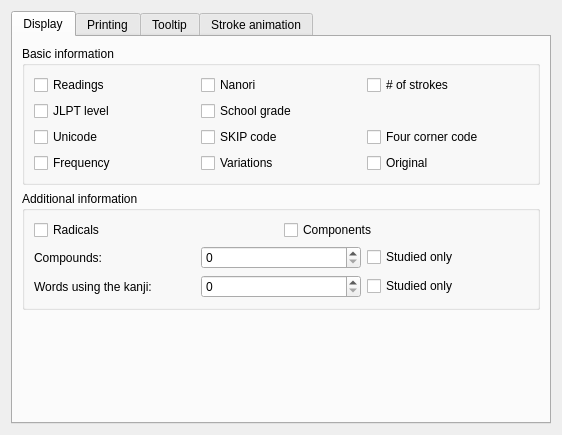
<?xml version="1.0" encoding="UTF-8"?>
<ui version="4.0">
 <class>Kanjidic2Preferences</class>
 <widget class="QWidget" name="Kanjidic2Preferences">
  <property name="geometry">
   <rect>
    <x>0</x>
    <y>0</y>
    <width>562</width>
    <height>435</height>
   </rect>
  </property>
  <property name="windowTitle">
   <string>Form</string>
  </property>
  <layout class="QVBoxLayout" name="verticalLayout_4">
   <item>
    <widget class="QTabWidget" name="tabWidget">
     <property name="currentIndex">
      <number>0</number>
     </property>
     <widget class="QWidget" name="displayTab">
      <attribute name="title">
       <string>Display</string>
      </attribute>
      <layout class="QVBoxLayout" name="verticalLayout_6">
       <item>
        <widget class="QGroupBox" name="groupBox">
         <property name="title">
          <string>Basic information</string>
         </property>
         <layout class="QGridLayout" name="gridLayout">
          <item row="0" column="0">
           <widget class="QCheckBox" name="showReadings">
            <property name="text">
             <string>Readings</string>
            </property>
           </widget>
          </item>
          <item row="2" column="0">
           <widget class="QCheckBox" name="showUnicode">
            <property name="text">
             <string>Unicode</string>
            </property>
           </widget>
          </item>
          <item row="2" column="1">
           <widget class="QCheckBox" name="showSKIP">
            <property name="text">
             <string>SKIP code</string>
            </property>
           </widget>
          </item>
          <item row="0" column="2">
           <widget class="QCheckBox" name="showStrokesNumber">
            <property name="text">
             <string># of strokes</string>
            </property>
           </widget>
          </item>
          <item row="0" column="1">
           <widget class="QCheckBox" name="showNanori">
            <property name="text">
             <string>Nanori</string>
            </property>
           </widget>
          </item>
          <item row="3" column="2">
           <widget class="QCheckBox" name="showVariationOf">
            <property name="text">
             <string>Original</string>
            </property>
           </widget>
          </item>
          <item row="3" column="1">
           <widget class="QCheckBox" name="showVariations">
            <property name="text">
             <string>Variations</string>
            </property>
           </widget>
          </item>
          <item row="3" column="0">
           <widget class="QCheckBox" name="showFrequency">
            <property name="text">
             <string>Frequency</string>
            </property>
           </widget>
          </item>
          <item row="2" column="2">
           <widget class="QCheckBox" name="showFourCorner">
            <property name="text">
             <string>Four corner code</string>
            </property>
           </widget>
          </item>
          <item row="1" column="0">
           <widget class="QCheckBox" name="showJLPT">
            <property name="text">
             <string>JLPT level</string>
            </property>
           </widget>
          </item>
          <item row="1" column="1">
           <widget class="QCheckBox" name="showGrade">
            <property name="text">
             <string>School grade</string>
            </property>
           </widget>
          </item>
         </layout>
        </widget>
       </item>
       <item>
        <widget class="QGroupBox" name="groupBox_2">
         <property name="title">
          <string>Additional information</string>
         </property>
         <layout class="QVBoxLayout" name="verticalLayout_5">
          <item>
           <layout class="QGridLayout" name="gridLayout_2">
            <item row="0" column="0">
             <widget class="QCheckBox" name="showRadicals">
              <property name="text">
               <string>Radicals</string>
              </property>
             </widget>
            </item>
            <item row="0" column="1">
             <widget class="QCheckBox" name="showComponents">
              <property name="text">
               <string>Components</string>
              </property>
             </widget>
            </item>
           </layout>
          </item>
          <item>
           <layout class="QHBoxLayout" name="horizontalLayout_3">
            <item>
             <widget class="QLabel" name="label_4">
              <property name="text">
               <string>Compounds:</string>
              </property>
             </widget>
            </item>
            <item>
             <widget class="QSpinBox" name="maxCompounds">
              <property name="maximum">
               <number>1000</number>
              </property>
             </widget>
            </item>
            <item>
             <widget class="QCheckBox" name="showOnlyStudiedCompounds">
              <property name="text">
               <string>Studied only</string>
              </property>
             </widget>
            </item>
           </layout>
          </item>
          <item>
           <layout class="QHBoxLayout" name="horizontalLayout_7">
            <item>
             <widget class="QLabel" name="label_5">
              <property name="text">
               <string>Words using the kanji:</string>
              </property>
             </widget>
            </item>
            <item>
             <widget class="QSpinBox" name="maxWords">
              <property name="maximum">
               <number>1000</number>
              </property>
             </widget>
            </item>
            <item>
             <widget class="QCheckBox" name="showOnlyStudiedVocab">
              <property name="text">
               <string>Studied only</string>
              </property>
             </widget>
            </item>
           </layout>
          </item>
         </layout>
        </widget>
       </item>
       <item>
        <spacer name="verticalSpacer_3">
         <property name="orientation">
          <enum>Qt::Vertical</enum>
         </property>
         <property name="sizeHint" stdset="0">
          <size>
           <width>20</width>
           <height>40</height>
          </size>
         </property>
        </spacer>
       </item>
      </layout>
     </widget>
     <widget class="QWidget" name="printingTab">
      <attribute name="title">
       <string>Printing</string>
      </attribute>
      <layout class="QVBoxLayout" name="verticalLayout_3">
       <item>
        <widget class="QGroupBox" name="groupBox_3">
         <property name="title">
          <string>Kanji information</string>
         </property>
         <layout class="QGridLayout" name="gridLayout_4">
          <item row="0" column="0">
           <widget class="QCheckBox" name="printMeanings">
            <property name="text">
             <string>Meaning</string>
            </property>
           </widget>
          </item>
          <item row="0" column="1">
           <widget class="QCheckBox" name="printOnyomi">
            <property name="text">
             <string>Onyomi</string>
            </property>
           </widget>
          </item>
          <item row="0" column="2">
           <widget class="QCheckBox" name="printKunyomi">
            <property name="text">
             <string>Kunyomi</string>
            </property>
           </widget>
          </item>
          <item row="1" column="0">
           <widget class="QCheckBox" name="printComponents">
            <property name="text">
             <string>Components</string>
            </property>
           </widget>
          </item>
          <item row="1" column="1">
           <widget class="QCheckBox" name="printOnlyStudiedComponents">
            <property name="enabled">
             <bool>false</bool>
            </property>
            <property name="text">
             <string>Only studied components</string>
            </property>
           </widget>
          </item>
          <item row="2" column="0">
           <layout class="QHBoxLayout" name="horizontalLayout_8">
            <item>
             <widget class="QSpinBox" name="maxWordsPrint"/>
            </item>
            <item>
             <widget class="QLabel" name="label_9">
              <property name="text">
               <string>words</string>
              </property>
             </widget>
            </item>
           </layout>
          </item>
          <item row="2" column="1">
           <widget class="QCheckBox" name="printOnlyStudiedVocab">
            <property name="text">
             <string>Only studied words</string>
            </property>
           </widget>
          </item>
         </layout>
        </widget>
       </item>
       <item>
        <widget class="QGroupBox" name="groupBox_5">
         <property name="title">
          <string>Kanji drawing style</string>
         </property>
         <layout class="QVBoxLayout" name="verticalLayout_8">
          <item>
           <layout class="QHBoxLayout" name="horizontalLayout_5">
            <item>
             <widget class="QRadioButton" name="handWritingButton">
              <property name="text">
               <string>Handwriting</string>
              </property>
             </widget>
            </item>
            <item>
             <widget class="QRadioButton" name="fontButton">
              <property name="text">
               <string>Default font</string>
              </property>
             </widget>
            </item>
           </layout>
          </item>
          <item>
           <layout class="QHBoxLayout" name="horizontalLayout_6">
            <item>
             <widget class="QLabel" name="label_3">
              <property name="text">
               <string>Kanji header size:</string>
              </property>
             </widget>
            </item>
            <item>
             <widget class="QSpinBox" name="kanjiPrintSize">
              <property name="minimum">
               <number>1</number>
              </property>
              <property name="maximum">
               <number>300</number>
              </property>
             </widget>
            </item>
           </layout>
          </item>
         </layout>
        </widget>
       </item>
       <item>
        <widget class="QGroupBox" name="groupBox_6">
         <property name="title">
          <string>Preview</string>
         </property>
         <layout class="QVBoxLayout" name="verticalLayout_9">
          <item>
           <widget class="QScrollArea" name="printPreviewScrollArea">
            <property name="verticalScrollBarPolicy">
             <enum>Qt::ScrollBarAlwaysOn</enum>
            </property>
            <property name="horizontalScrollBarPolicy">
             <enum>Qt::ScrollBarAlwaysOff</enum>
            </property>
            <property name="widgetResizable">
             <bool>true</bool>
            </property>
            <widget class="QWidget" name="scrollAreaWidgetContents">
             <property name="geometry">
              <rect>
               <x>0</x>
               <y>0</y>
               <width>496</width>
               <height>136</height>
              </rect>
             </property>
             <layout class="QVBoxLayout" name="verticalLayout_7">
              <item>
               <widget class="QLabel" name="previewLabel">
                <property name="palette">
                 <palette>
                  <active>
                   <colorrole role="Window">
                    <brush brushstyle="SolidPattern">
                     <color alpha="255">
                      <red>255</red>
                      <green>255</green>
                      <blue>255</blue>
                     </color>
                    </brush>
                   </colorrole>
                  </active>
                  <inactive>
                   <colorrole role="Window">
                    <brush brushstyle="SolidPattern">
                     <color alpha="255">
                      <red>255</red>
                      <green>255</green>
                      <blue>255</blue>
                     </color>
                    </brush>
                   </colorrole>
                  </inactive>
                  <disabled>
                   <colorrole role="Window">
                    <brush brushstyle="SolidPattern">
                     <color alpha="255">
                      <red>255</red>
                      <green>255</green>
                      <blue>255</blue>
                     </color>
                    </brush>
                   </colorrole>
                  </disabled>
                 </palette>
                </property>
                <property name="autoFillBackground">
                 <bool>true</bool>
                </property>
                <property name="text">
                 <string/>
                </property>
                <property name="pixmap">
                 <pixmap resource="../../../tagainijisho.qrc">:/images/tagainijisho.png</pixmap>
                </property>
                <property name="alignment">
                 <set>Qt::AlignCenter</set>
                </property>
               </widget>
              </item>
             </layout>
            </widget>
           </widget>
          </item>
         </layout>
        </widget>
       </item>
      </layout>
     </widget>
     <widget class="QWidget" name="tab">
      <attribute name="title">
       <string>Tooltip</string>
      </attribute>
      <layout class="QVBoxLayout" name="verticalLayout_10">
       <item>
        <widget class="QGroupBox" name="kanjiTooltipEnabled">
         <property name="title">
          <string>Kanji tooltip enabled</string>
         </property>
         <property name="checkable">
          <bool>true</bool>
         </property>
         <layout class="QGridLayout" name="gridLayout_5">
          <item row="3" column="1">
           <widget class="QCheckBox" name="tooltipShowSKIP">
            <property name="text">
             <string>SKIP code</string>
            </property>
           </widget>
          </item>
          <item row="0" column="0">
           <widget class="QCheckBox" name="tooltipShowScore">
            <property name="text">
             <string>Score</string>
            </property>
           </widget>
          </item>
          <item row="0" column="1">
           <widget class="QCheckBox" name="tooltipShowStrokesNumber">
            <property name="text">
             <string># of strokes</string>
            </property>
           </widget>
          </item>
          <item row="3" column="0">
           <widget class="QCheckBox" name="tooltipShowUnicode">
            <property name="text">
             <string>Unicode</string>
            </property>
           </widget>
          </item>
          <item row="2" column="2">
           <widget class="QCheckBox" name="tooltipShowFrequency">
            <property name="text">
             <string>Frequency</string>
            </property>
           </widget>
          </item>
          <item row="2" column="1">
           <widget class="QCheckBox" name="tooltipShowGrade">
            <property name="text">
             <string>School grade</string>
            </property>
           </widget>
          </item>
          <item row="2" column="0">
           <widget class="QCheckBox" name="tooltipShowJLPT">
            <property name="text">
             <string>JLPT level</string>
            </property>
           </widget>
          </item>
          <item row="3" column="2">
           <widget class="QCheckBox" name="tooltipShowFourCorner">
            <property name="text">
             <string>Four corner code</string>
            </property>
           </widget>
          </item>
         </layout>
        </widget>
       </item>
       <item>
        <spacer name="verticalSpacer_4">
         <property name="orientation">
          <enum>Qt::Vertical</enum>
         </property>
         <property name="sizeHint" stdset="0">
          <size>
           <width>20</width>
           <height>273</height>
          </size>
         </property>
        </spacer>
       </item>
      </layout>
     </widget>
     <widget class="QWidget" name="animationTab">
      <attribute name="title">
       <string>Stroke animation</string>
      </attribute>
      <layout class="QVBoxLayout" name="verticalLayout_2">
       <item>
        <layout class="QHBoxLayout" name="animationLayout">
         <item>
          <layout class="QVBoxLayout" name="verticalLayout">
           <item>
            <layout class="QGridLayout" name="gridLayout_3">
             <item row="0" column="0">
              <widget class="QLabel" name="label_6">
               <property name="text">
                <string>Size:</string>
               </property>
              </widget>
             </item>
             <item row="0" column="1">
              <widget class="QSpinBox" name="animSize">
               <property name="minimum">
                <number>10</number>
               </property>
               <property name="maximum">
                <number>500</number>
               </property>
              </widget>
             </item>
             <item row="1" column="0">
              <widget class="QLabel" name="label">
               <property name="text">
                <string>Drawing speed:</string>
               </property>
              </widget>
             </item>
             <item row="1" column="1">
              <layout class="QHBoxLayout" name="horizontalLayout">
               <item>
                <widget class="QCheckBox" name="animSpeedDefault">
                 <property name="text">
                  <string>Default</string>
                 </property>
                </widget>
               </item>
               <item>
                <widget class="QSlider" name="animSpeedSlider">
                 <property name="minimum">
                  <number>1</number>
                 </property>
                 <property name="maximum">
                  <number>100</number>
                 </property>
                 <property name="orientation">
                  <enum>Qt::Horizontal</enum>
                 </property>
                </widget>
               </item>
              </layout>
             </item>
             <item row="2" column="0">
              <widget class="QLabel" name="label_2">
               <property name="text">
                <string>Pause between strokes:</string>
               </property>
              </widget>
             </item>
             <item row="2" column="1">
              <layout class="QHBoxLayout" name="horizontalLayout_2">
               <item>
                <widget class="QCheckBox" name="animDelayDefault">
                 <property name="text">
                  <string>Default</string>
                 </property>
                </widget>
               </item>
               <item>
                <widget class="QSlider" name="animDelaySlider">
                 <property name="maximum">
                  <number>100</number>
                 </property>
                 <property name="orientation">
                  <enum>Qt::Horizontal</enum>
                 </property>
                </widget>
               </item>
              </layout>
             </item>
            </layout>
           </item>
           <item>
            <spacer name="verticalSpacer_2">
             <property name="orientation">
              <enum>Qt::Vertical</enum>
             </property>
             <property name="sizeHint" stdset="0">
              <size>
               <width>20</width>
               <height>40</height>
              </size>
             </property>
            </spacer>
           </item>
          </layout>
         </item>
         <item>
          <spacer name="horizontalSpacer">
           <property name="orientation">
            <enum>Qt::Horizontal</enum>
           </property>
           <property name="sizeHint" stdset="0">
            <size>
             <width>40</width>
             <height>20</height>
            </size>
           </property>
          </spacer>
         </item>
        </layout>
       </item>
       <item>
        <widget class="QGroupBox" name="groupBox_4">
         <property name="title">
          <string>Animation playback</string>
         </property>
         <layout class="QVBoxLayout" name="verticalLayout_11">
          <item>
           <widget class="QCheckBox" name="autoStartAnim">
            <property name="text">
             <string>Play animation when the kanji popup appears</string>
            </property>
           </widget>
          </item>
          <item>
           <layout class="QHBoxLayout" name="horizontalLayout_4">
            <item>
             <widget class="QLabel" name="label_7">
              <property name="sizePolicy">
               <sizepolicy hsizetype="Maximum" vsizetype="Preferred">
                <horstretch>0</horstretch>
                <verstretch>0</verstretch>
               </sizepolicy>
              </property>
              <property name="text">
               <string>Loop animation after:</string>
              </property>
             </widget>
            </item>
            <item>
             <widget class="QSpinBox" name="animationLoopDelay">
              <property name="specialValueText">
               <string>Do not loop</string>
              </property>
              <property name="suffix">
               <string> seconds</string>
              </property>
              <property name="minimum">
               <number>-1</number>
              </property>
              <property name="value">
               <number>-1</number>
              </property>
             </widget>
            </item>
           </layout>
          </item>
         </layout>
        </widget>
       </item>
       <item>
        <spacer name="verticalSpacer">
         <property name="orientation">
          <enum>Qt::Vertical</enum>
         </property>
         <property name="sizeHint" stdset="0">
          <size>
           <width>20</width>
           <height>199</height>
          </size>
         </property>
        </spacer>
       </item>
      </layout>
     </widget>
    </widget>
   </item>
  </layout>
 </widget>
 <tabstops>
  <tabstop>tabWidget</tabstop>
  <tabstop>showReadings</tabstop>
  <tabstop>showNanori</tabstop>
  <tabstop>showStrokesNumber</tabstop>
  <tabstop>showJLPT</tabstop>
  <tabstop>showGrade</tabstop>
  <tabstop>showUnicode</tabstop>
  <tabstop>showSKIP</tabstop>
  <tabstop>showFourCorner</tabstop>
  <tabstop>showFrequency</tabstop>
  <tabstop>showVariations</tabstop>
  <tabstop>showVariationOf</tabstop>
  <tabstop>showRadicals</tabstop>
  <tabstop>showComponents</tabstop>
  <tabstop>maxCompounds</tabstop>
  <tabstop>showOnlyStudiedCompounds</tabstop>
  <tabstop>maxWords</tabstop>
  <tabstop>showOnlyStudiedVocab</tabstop>
  <tabstop>printMeanings</tabstop>
  <tabstop>printOnyomi</tabstop>
  <tabstop>printKunyomi</tabstop>
  <tabstop>printComponents</tabstop>
  <tabstop>printOnlyStudiedComponents</tabstop>
  <tabstop>maxWordsPrint</tabstop>
  <tabstop>printOnlyStudiedVocab</tabstop>
  <tabstop>handWritingButton</tabstop>
  <tabstop>fontButton</tabstop>
  <tabstop>kanjiPrintSize</tabstop>
  <tabstop>printPreviewScrollArea</tabstop>
  <tabstop>kanjiTooltipEnabled</tabstop>
  <tabstop>tooltipShowScore</tabstop>
  <tabstop>tooltipShowStrokesNumber</tabstop>
  <tabstop>tooltipShowJLPT</tabstop>
  <tabstop>tooltipShowGrade</tabstop>
  <tabstop>tooltipShowFrequency</tabstop>
  <tabstop>tooltipShowUnicode</tabstop>
  <tabstop>tooltipShowSKIP</tabstop>
  <tabstop>tooltipShowFourCorner</tabstop>
  <tabstop>animSize</tabstop>
  <tabstop>animSpeedDefault</tabstop>
  <tabstop>animSpeedSlider</tabstop>
  <tabstop>animDelayDefault</tabstop>
  <tabstop>animDelaySlider</tabstop>
  <tabstop>autoStartAnim</tabstop>
  <tabstop>animationLoopDelay</tabstop>
 </tabstops>
 <resources>
  <include location="../../../tagainijisho.qrc"/>
 </resources>
 <connections/>
</ui>
